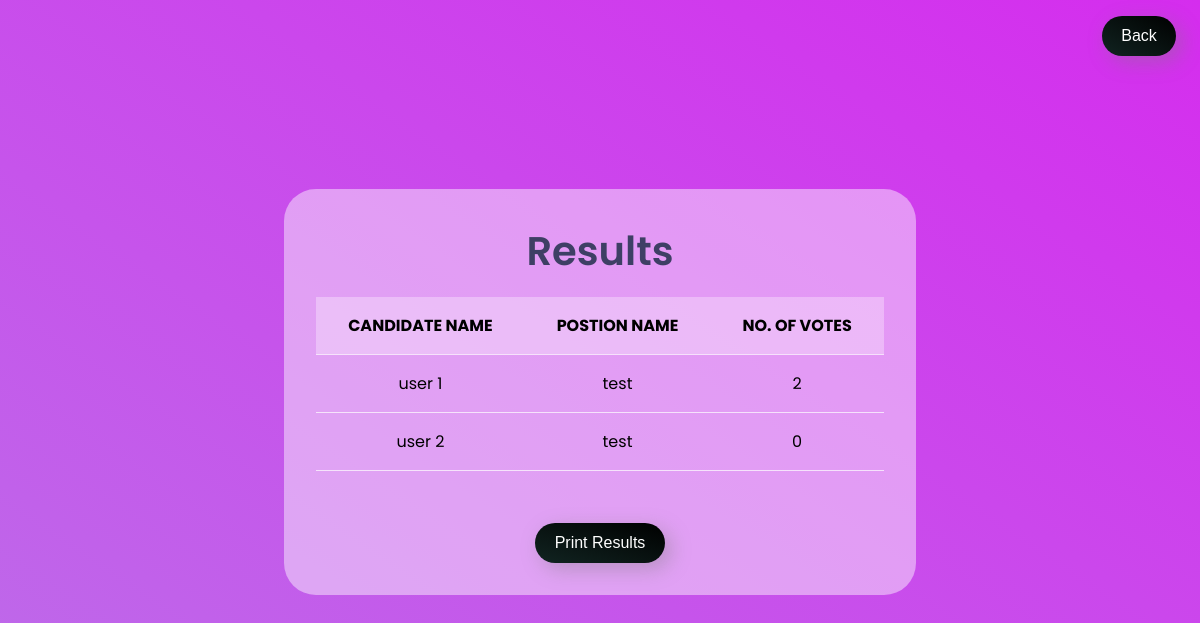
The page /aGlkZGVuLXJlc3VsdC1wYW5lbAoK/ (signed in) on the database as committed earlier.
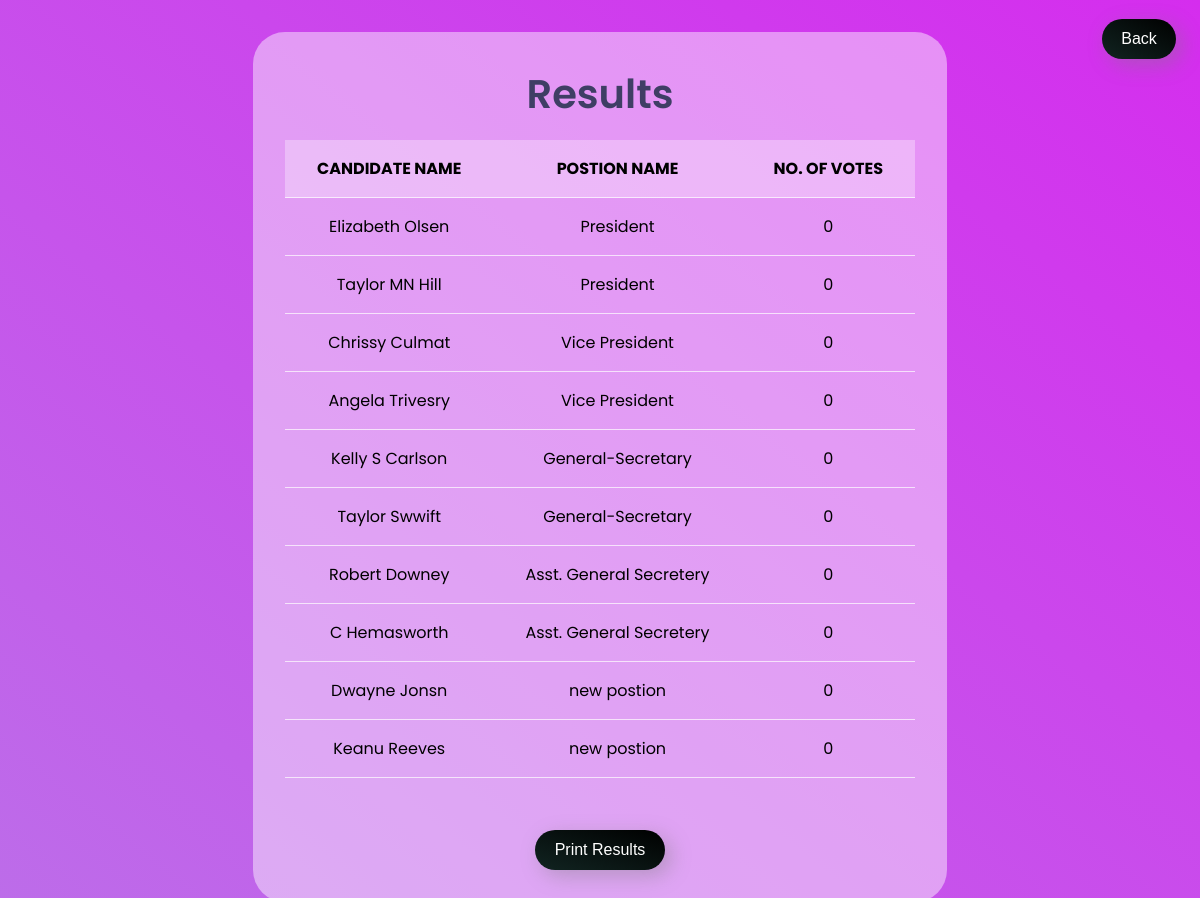
The same page on the database as committed later.
### po/models.py (models this page shows, shortened)
class Candidate(models.Model):
    name = models.CharField(max_length=80)
    position = models.ForeignKey(Positions, on_delete=models.CASCADE)
    image = models.ImageField(upload_to ='static/', height_field=None, width_field=None)
    votes = models.IntegerField(default=0)
    class Meta:
        verbose_name_plural = "Candidate List"

class Positions(models.Model):
    name = models.CharField(max_length=80)
    priority = models.IntegerField(unique=True)
    def __str__(self):
        return self.name
    class Meta:
        verbose_name_plural = "Portfolios"

### po/views.py (the view)
# urls.py: path("aGlkZGVuLXJlc3VsdC1wYW5lbAoK/", views.tables, name= 'tables'),
def tables(request):
    if request.user.is_authenticated:
        if request.user.is_superuser:
            candidates = Candidate.objects.all()
            position = Positions.objects.all().order_by('priority')
            return render(request, 'results.html',{'candidates': candidates,'positions':position})

### templates/results.html (shortened to what this page needs)
{% extends 'base.html' %}
{% block content %}
</head>
<body>
<main>
    <div class="table-section">
        <div class="header-result">
            <h1>Results</h1>
        </div>
        <div id="print-content">
          <table id="table">
            <tr class="header-row">
              <th class="header-item items">CANDIDATE NAME</th>
              <th class="header-item items">POSTION NAME</th>
              <th class="header-item items" style="padding-left: 2rem;">NO. OF VOTES</th>
            </tr>
            {% for position in positions %}
                    {% for candidate in candidates  %}
                        {% if candidate.position == position %}
                            <tr class="table-rows">
                            <td class="items">{{ candidate.name }}</td>
                            <td class="items">{{ candidate.position }}</td>
                            <td class="items icon">{{ candidate.votes }}</td>
                            </tr>
                        {% endif %}
                    {% endfor %}
            {% endfor %}
          </table>
        </div>
        <div class="print_me">
            <button onclick="printDiv('print-content')" style="margin-top: 20px" class="btn"> Print Results </button>
        </div>
      </div>
</main>
<div class="voted-back-butn">
  <a href="/preciding_officer"><button class="btn">Back</button></a>
</div>
{% endblock content %}

### templates/base.html (shortened to what this page needs)
{% load static %}
<!DOCTYPE html>
<html>
  <head>
        {% block content %}{% endblock content %}
    </body>
</html>

### templates/base.html (style rules this page uses)
* { margin: 0; padding: 0; box-sizing: border-box; }
h1 { font-family: "Poppins"; color: #162942; font-weight: 600; font-size: 2.5rem; opacity: 0.8; }
main { font-family: "Poppins", sans-serif; min-height: 100vh; background: linear-gradient(to right top, #bc6ee9, #d52dee); display: flex; align-items: center; justify-content: center; }
.btn { background: linear-gradient(to right top, #112421, #000000); color: white; font-size: 1rem; padding: .7rem 1.2rem; border: none; cursor: pointer; border-radius: 2rem; text-align: center; box-shadow: 6px 6px 20px rgba(122,122,122,0.4); transition: .8s; }
#table { margin-top: 1rem; padding-top: 1rem; text-align: center; border-collapse: collapse; max-width: 100%; }
.table-rows { transition: all 0.3s ease; cursor: pointer; }
.items { padding: 1rem 2rem; font-size: 1rem; border-bottom: .1rem solid rgba(255, 255, 255, 0.7); }
.header-row { background-color: rgba(255, 255, 255, 0.31); }
.table-section { background-color: rgba(255, 255, 255, 0.45); padding: 2rem; border-radius: 2rem; margin-top: 2rem; margin-bottom: 3rem; }
.print_me { padding-top: 2rem; display: flex; justify-content: center; align-items: center; flex-direction: column; }
.header-result { display: flex; justify-content: center; align-items: center; flex-direction: column; }

### templates/results.html (style rules this page uses)
.voted-back-butn { position: absolute; top: 2%; right: 2%; }

Rows that differ between the two databases and show on the page:
removed Candidate: name "user 1", position "test", votes "2", shown under Positions (number 3 of 5 on the later page)
removed Candidate: name "user 2", position "test", votes "0", shown under Positions (number 3 of 5 on the later page)
added Candidate: name "Elizabeth Olsen", position "President", votes "0"
added Candidate: name "Taylor MN Hill", position "President", votes "0"
added Candidate: name "Chrissy Culmat", position "Vice President", votes "0"
added Candidate: name "Angela Trivesry", position "Vice President", votes "0"
added Candidate: name "Kelly S Carlson", position "General-Secretary", votes "0", shown under Positions (number 3 of 5 on the later page)
added Candidate: name "Taylor Swwift", position "General-Secretary", votes "0", shown under Positions (number 3 of 5 on the later page)
added Candidate: name "Robert Downey", position "Asst. General Secretery", votes "0"
added Candidate: name "C Hemasworth", position "Asst. General Secretery", votes "0"
added Candidate: name "Dwayne Jonsn", position "new postion", votes "0"
added Candidate: name "Keanu Reeves", position "new postion", votes "0"
